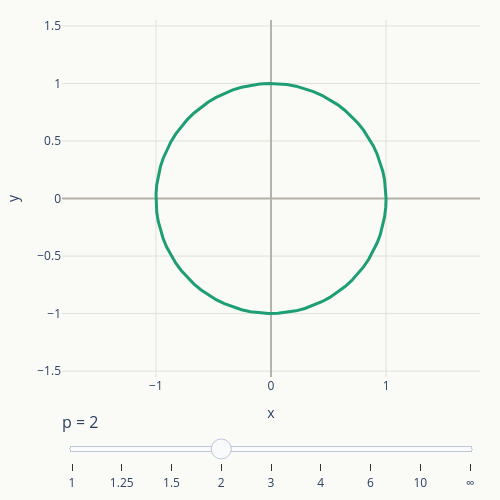

The code cell stored with this chart in its notebook:
### Code cell
#| echo: false

max_p = 200

# Значения p для слайдера. max_p используется как приближение p = infinity.
p_values = [1, 1.25, 1.5, 2, 3, 4, 6, 10, max_p]


def unit_curve_p(p, n=80):
    """Параметрические точки кривой |x|^p + |y|^p = 1 (суперэллипс)."""
    t = np.linspace(0, 2 * np.pi, n)
    c, s = np.cos(t), np.sin(t)
    x = np.sign(c) * np.abs(c) ** (2 / p)
    y = np.sign(s) * np.abs(s) ** (2 / p)
    return x, y

def frame_xy(p):
    if p == max_p:  # p = infinity -- точные координаты квадрата, без суперэллипса
        return np.array([1, -1, -1, 1, 1]), np.array([1, 1, -1, -1, 1])
    return unit_curve_p(p)

frames = []
for p in p_values:
    x, y = frame_xy(p)
    label = "∞" if p == max_p else (str(int(p)) if p == int(p) else str(p))
    frames.append(
        go.Frame(
            data=[go.Scatter(x=x, y=y, mode="lines",
                              line=dict(color=get_curve_color(p), width=3))],
            name=label,
        )
    )

x0, y0 = unit_curve_p(p_values[3])  # стартовый кадр -- p = 2

fig = go.Figure(
    data=[go.Scatter(x=x0, y=y0, mode="lines",
                      line=dict(color=get_curve_color(2), width=3))],
    layout=go.Layout(
        paper_bgcolor="#FAFAF7",
        plot_bgcolor="#FAFAF7",
        xaxis=dict(range=[-1.4, 1.4], zeroline=True, zerolinecolor="#B4B2A9",
                    gridcolor="#E1E0D9", scaleanchor="y", title="x"),
        yaxis=dict(range=[-1.4, 1.4], zeroline=True, zerolinecolor="#B4B2A9",
                    gridcolor="#E1E0D9", title="y"),
        width=500,
        height=500,
        margin=dict(l=40, r=20, t=20, b=40),
        sliders=[dict(
            active=3,
            currentvalue=dict(prefix="p = ", font=dict(size=16)),
            pad=dict(t=30),
            steps=[
                dict(
                    method="animate",
                    args=[[f.name], dict(mode="immediate",
                                          frame=dict(duration=0, redraw=True),
                                          transition=dict(duration=max_p))],
                    label=f.name,
                )
                for f in frames
            ],
        )],
    ),
    frames=frames,
)

fig.show()

### Figure 1 — Plotly figure (JSON) as saved in the notebook; plotly's stock layout.template omitted (floating-point values rounded to 4 significant figures)
{"data": [{"line": {"color": "#1D9E75", "width": 3}, "mode": "lines", "type": "scatter", "x": [1.0, 0.9968, 0.9874, 0.9717, 0.9498, 0.922, 0.8883, 0.849, 0.8043, 0.7546, 0.7, 0.6411, 0.5781, 0.5114, 0.4415, 0.3689, 0.2939, 0.217, 0.1387, 0.05962, -0.01988, -0.09925, -0.178, -0.2556, -0.3316, -0.4055, -0.4769, -0.5452, -0.6101, -0.6711, -0.7279, -0.7801, -0.8273, -0.8693, -0.9058, -0.9366, -0.9615, -0.9803, -0.9929, -0.9992, -0.9992, -0.9929, -0.9803, -0.9615, -0.9366, -0.9058, -0.8693, -0.8273, -0.7801, -0.7279, -0.6711, -0.6101, -0.5452, -0.4769, -0.4055, -0.3316, -0.2556, -0.178, -0.09925, -0.01988, 0.05962, 0.1387, 0.217, 0.2939, 0.3689, 0.4415, 0.5114, 0.5781, 0.6411, 0.7, 0.7546, 0.8043, 0.849, 0.8883, 0.922, 0.9498, 0.9717, 0.9874, 0.9968, 1.0], "y": [0.0, 0.07945, 0.1584, 0.2363, 0.3128, 0.3873, 0.4593, 0.5284, 0.5942, 0.6562, 0.7141, 0.7675, 0.816, 0.8593, 0.8972, 0.9295, 0.9559, 0.9762, 0.9903, 0.9982, 0.9998, 0.9951, 0.984, 0.9668, 0.9434, 0.9141, 0.879, 0.8383, 0.7923, 0.7414, 0.6857, 0.6257, 0.5618, 0.4942, 0.4236, 0.3503, 0.2748, 0.1975, 0.119, 0.03976, -0.03976, -0.119, -0.1975, -0.2748, -0.3503, -0.4236, -0.4942, -0.5618, -0.6257, -0.6857, -0.7414, -0.7923, -0.8383, -0.879, -0.9141, -0.9434, -0.9668, -0.984, -0.9951, -0.9998, -0.9982, -0.9903, -0.9762, -0.9559, -0.9295, -0.8972, -0.8593, -0.816, -0.7675, -0.7141, -0.6562, -0.5942, -0.5284, -0.4593, -0.3873, -0.3128, -0.2363, -0.1584, -0.07945, -2.449e-16]}], "layout": {"height": 500, "margin": {"b": 40, "l": 40, "r": 20, "t": 20}, "paper_bgcolor": "#FAFAF7", "plot_bgcolor": "#FAFAF7", "sliders": [{"active": 3, "currentvalue": {"font": {"size": 16}, "prefix": "p = "}, "pad": {"t": 30}, "steps": [{"args": [["1"], {"frame": {"duration": 0, "redraw": true}, "mode": "immediate", "transition": {"duration": 200}}], "label": "1", "method": "animate"}, {"args": [["1.25"], {"frame": {"duration": 0, "redraw": true}, "mode": "immediate", "transition": {"duration": 200}}], "label": "1.25", "method": "animate"}, {"args": [["1.5"], {"frame": {"duration": 0, "redraw": true}, "mode": "immediate", "transition": {"duration": 200}}], "label": "1.5", "method": "animate"}, {"args": [["2"], {"frame": {"duration": 0, "redraw": true}, "mode": "immediate", "transition": {"duration": 200}}], "label": "2", "method": "animate"}, {"args": [["3"], {"frame": {"duration": 0, "redraw": true}, "mode": "immediate", "transition": {"duration": 200}}], "label": "3", "method": "animate"}, {"args": [["4"], {"frame": {"duration": 0, "redraw": true}, "mode": "immediate", "transition": {"duration": 200}}], "label": "4", "method": "animate"}, {"args": [["6"], {"frame": {"duration": 0, "redraw": true}, "mode": "immediate", "transition": {"duration": 200}}], "label": "6", "method": "animate"}, {"args": [["10"], {"frame": {"duration": 0, "redraw": true}, "mode": "immediate", "transition": {"duration": 200}}], "label": "10", "method": "animate"}, {"args": [["∞"], {"frame": {"duration": 0, "redraw": true}, "mode": "immediate", "transition": {"duration": 200}}], "label": "∞", "method": "animate"}]}], "width": 500, "xaxis": {"gridcolor": "#E1E0D9", "range": [-1.4, 1.4], "scaleanchor": "y", "title": {"text": "x"}, "zeroline": true, "zerolinecolor": "#B4B2A9"}, "yaxis": {"gridcolor": "#E1E0D9", "range": [-1.4, 1.4], "title": {"text": "y"}, "zeroline": true, "zerolinecolor": "#B4B2A9"}}}
